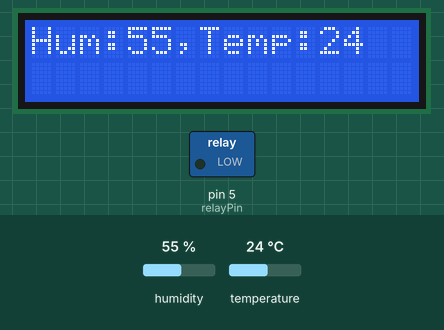
This sketch was run on a simulated Arduino Uno, built with avr-gcc and run on an emulated ATmega328P. Shown: 16×2 character LCD, switched loads named in the sketch (green lamp = pin HIGH). The inputs (shaded band) are chosen by the test bench; at power-on: temperature 24 °C, humidity 55 %. What the sketch prints to the serial monitor is not drawn.

Above: at 1.2 s.
1.3 s: temperature set to 29 °C
At 3.0 s:
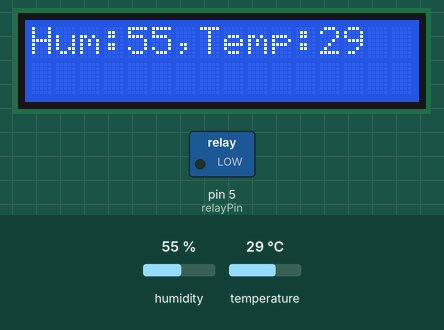
3.7 s: temperature set to 32 °C
At 4.8 s:
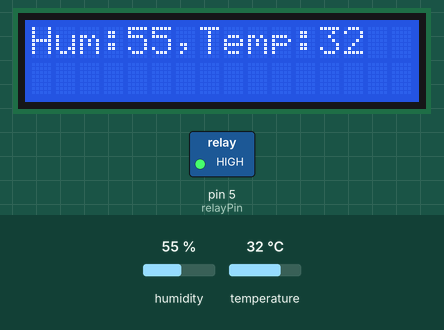
5.9 s: humidity set to 22 %
At 7.7 s:
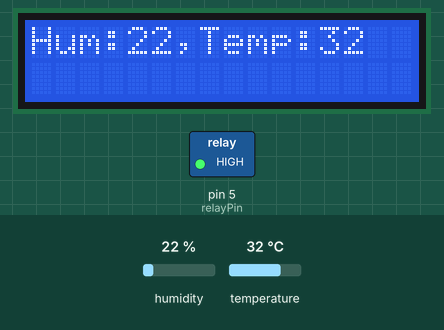
8.0 s: humidity set to 40 %
At 9.7 s:
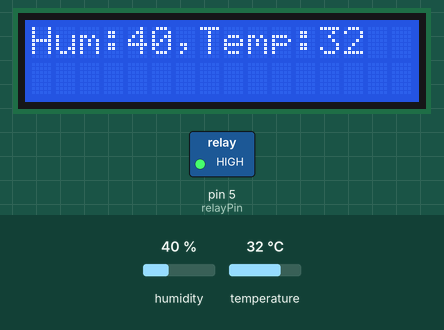
Timing chart, 0 to 11.1 s (numbered marks = the images above; inputs shaded):
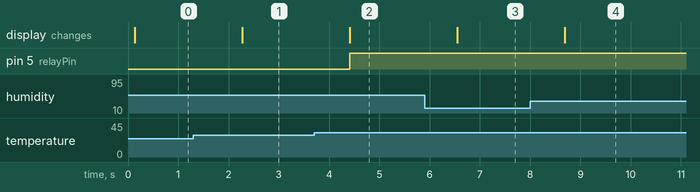

The sketch:

sketch_dec21a.ino
```cpp
#include <Wire.h>
#include <LiquidCrystal_I2C.h>
#include <dht11.h>


dht11 DHT;
//Pin 4 of Arduino to Data of DHT11
#define DHT11_PIN 4
#define relayPin 5

LiquidCrystal_I2C lcd(0x27,16,2);  // set the LCD address to 0x27 for a 16 chars and 2 line display

void setup()
{
  Serial.begin(9600);
  pinMode(relayPin, OUTPUT);

   lcd.init();                      // initialize the lcd
   lcd.backlight();
   // Print a message to the LCD.

}

void loop()
{
  int check;


  check = DHT.read(DHT11_PIN);
  Serial.print("DHT11 STATUS - \t");

  //check status
  switch (check)
  {
  case DHTLIB_OK:
    Serial.print("OK\n");
    break;
  case DHTLIB_ERROR_CHECKSUM:
    Serial.print("Checksum error\n");
    break;
  case DHTLIB_ERROR_TIMEOUT:
    Serial.print("Timeout error\n");
    break;
  default:
    Serial.print("Unknown error\n");
    break;
  }

  //humidity and temperature output
  Serial.print("Humidity is ");
  Serial.print(DHT.humidity,1);
  Serial.print("\n");
  Serial.print("Temperature is ");
  Serial.println(DHT.temperature,1);
  Serial.println("=========================================");

  lcd.setCursor(0, 0);
  lcd.print("Hum:");
  lcd.print(DHT.humidity,1);
  lcd.print(",Temp:");
  lcd.print(DHT.temperature,1);

  if(DHT.temperature > 30)
  {
    digitalWrite(relayPin, HIGH);
    Serial.println("Cooler on");

  }
  else
  {
    digitalWrite(relayPin, LOW);
    Serial.println("Cooler off");
  }

  delay(1000);
}
```

Measured:
- the behaviour switches between 30 and 31 °C on temperature (found by bisection; images 1 and 2)
- after the input at 1.3 s, the display: changes after 0.97 s (image 1)
- after the input at 3.7 s, pin 5 (relayPin): LOW → HIGH after 0.71 s; the display: changes after 0.71 s (image 2)
- after the input at 5.9 s, the display: changes after 0.65 s (image 3)
- after the input at 8.0 s, the display: changes after 0.69 s (image 4)
